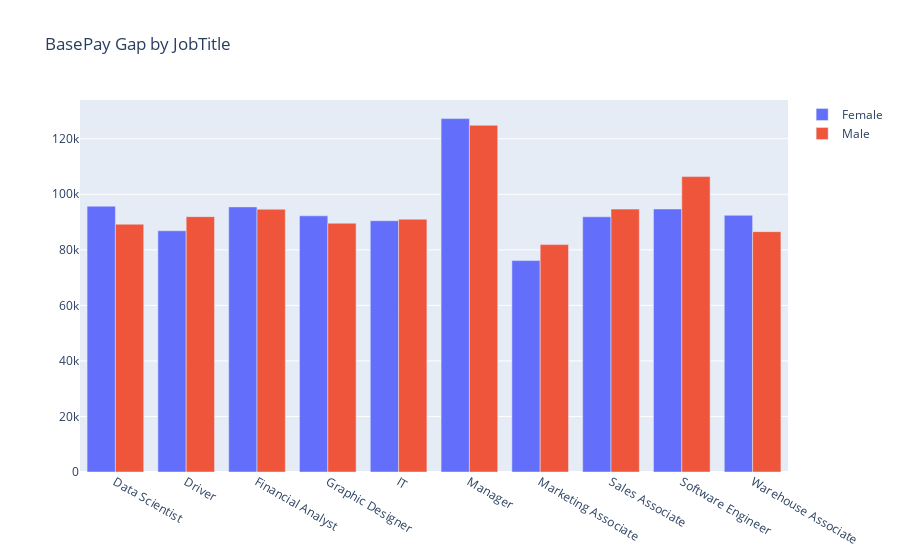

The notebook cell this image was saved under:
### Code cell
fig = go.Figure(data=[
    go.Bar(name='Female', x=female.index, y=female['basepay']),
    go.Bar(name='Male', x=male.index, y=male['basepay'])
])
# Change the bar mode
fig.update_layout(barmode='group', title='BasePay Gap by JobTitle')
fig.show()

### Figure 1 — Plotly figure (JSON) as saved in the notebook; plotly's stock layout.template omitted (floating-point values rounded to 4 significant figures)
{"data": [{"name": "Female", "type": "bar", "x": ["Data Scientist", "Driver", "Financial Analyst", "Graphic Designer", "IT", "Manager", "Marketing Associate", "Sales Associate", "Software Engineer", "Warehouse Associate"], "y": [95700.0, 86870.0, 95460.0, 92240.0, 90480.0, 127300.0, 76120.0, 91890.0, 94701, 92430.0]}, {"name": "Male", "type": "bar", "x": ["Data Scientist", "Driver", "Financial Analyst", "Graphic Designer", "IT", "Manager", "Marketing Associate", "Sales Associate", "Software Engineer", "Warehouse Associate"], "y": [89220.0, 91950.0, 94610.0, 89600.0, 91020.0, 124800.0, 81880.0, 94660.0, 106400.0, 86550.0]}], "layout": {"autosize": true, "barmode": "group", "title": {"text": "BasePay Gap by JobTitle"}, "xaxis": {"autorange": true, "range": [-0.5, 9.5], "type": "category"}, "yaxis": {"autorange": true, "range": [0, 133900.0], "type": "linear"}}}
